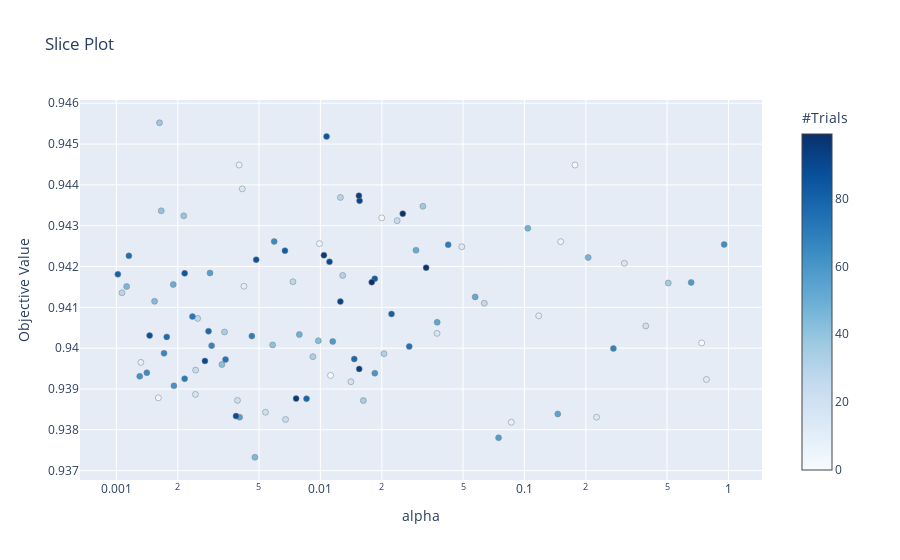

The code cell stored with this chart in its notebook:
### Markdown cell above
# Hyperparametertuning the model

### Code cell
import optuna

study = optuna.create_study(direction= 'maximize')


def trial(trial):
    alpha = trial.suggest_float("alpha", 0.001, 1.0, log = True)
    #for i in range(0, 21):
    train_X, valid_X, train_y, valid_y = train_test_split(X,y, test_size=0.2)
    model = Ridge(alpha = alpha)
    model.fit(train_X, train_y)
    cvs = cross_val_score(model, train_X, train_y, cv=10, scoring = 'r2').mean()
    return cvs

study.optimize(trial, n_trials = 100)

optuna.visualization.plot_slice(study)
